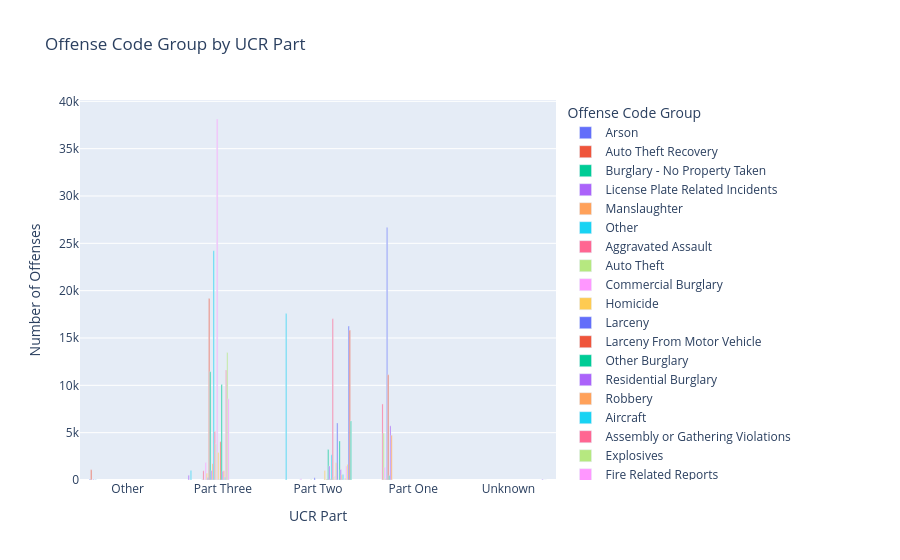

Write notebook code for a chart like this one.
### Code cell
# Create a bar chart using Plotly
fig = px.bar(offense_group_by_ucr, x='UCR_PART', y='Count', color='OFFENSE_CODE_GROUP',
             title='Offense Code Group by UCR Part',
             labels={'UCR_PART': 'UCR Part', 'Count': 'Number of Offenses', 'OFFENSE_CODE_GROUP': 'Offense Code Group'},
             barmode='group')

# Show the plot
fig.show()

### Figure 1 — Plotly figure (JSON) as saved in the notebook; plotly's stock layout.template omitted (floating-point values rounded to 4 significant figures)
{"data": [{"alignmentgroup": "True", "hovertemplate": "Offense Code Group=Arson<br>UCR Part=%{x}<br>Number of Offenses=%{y}<extra></extra>", "legendgroup": "Arson", "marker": {"color": "#636efa", "pattern": {"shape": ""}}, "name": "Arson", "offsetgroup": "Arson", "orientation": "v", "showlegend": true, "textposition": "auto", "type": "bar", "x": ["Other"], "xaxis": "x", "y": [95], "yaxis": "y"}, {"alignmentgroup": "True", "hovertemplate": "Offense Code Group=Auto Theft Recovery<br>UCR Part=%{x}<br>Number of Offenses=%{y}<extra></extra>", "legendgroup": "Auto Theft Recovery", "marker": {"color": "#EF553B", "pattern": {"shape": ""}}, "name": "Auto Theft Recovery", "offsetgroup": "Auto Theft Recovery", "orientation": "v", "showlegend": true, "textposition": "auto", "type": "bar", "x": ["Other"], "xaxis": "x", "y": [1082], "yaxis": "y"}, {"alignmentgroup": "True", "hovertemplate": "Offense Code Group=Burglary - No Property Taken<br>UCR Part=%{x}<br>Number of Offenses=%{y}<extra></extra>", "legendgroup": "Burglary - No Property Taken", "marker": {"color": "#00cc96", "pattern": {"shape": ""}}, "name": "Burglary - No Property Taken", "offsetgroup": "Burglary - No Property Taken", "orientation": "v", "showlegend": true, "textposition": "auto", "type": "bar", "x": ["Other"], "xaxis": "x", "y": [2], "yaxis": "y"}, {"alignmentgroup": "True", "hovertemplate": "Offense Code Group=License Plate Related Incidents<br>UCR Part=%{x}<br>Number of Offenses=%{y}<extra></extra>", "legendgroup": "License Plate Related Incidents", "marker": {"color": "#ab63fa", "pattern": {"shape": ""}}, "name": "License Plate Related Incidents", "offsetgroup": "License Plate Related Incidents", "orientation": "v", "showlegend": true, "textposition": "auto", "type": "bar", "x": ["Other", "Part Three"], "xaxis": "x", "y": [71, 509], "yaxis": "y"}, {"alignmentgroup": "True", "hovertemplate": "Offense Code Group=Manslaughter<br>UCR Part=%{x}<br>Number of Offenses=%{y}<extra></extra>", "legendgroup": "Manslaughter", "marker": {"color": "#FFA15A", "pattern": {"shape": ""}}, "name": "Manslaughter", "offsetgroup": "Manslaughter", "orientation": "v", "showlegend": true, "textposition": "auto", "type": "bar", "x": ["Other"], "xaxis": "x", "y": [9], "yaxis": "y"}, {"alignmentgroup": "True", "hovertemplate": "Offense Code Group=Other<br>UCR Part=%{x}<br>Number of Offenses=%{y}<extra></extra>", "legendgroup": "Other", "marker": {"color": "#19d3f3", "pattern": {"shape": ""}}, "name": "Other", "offsetgroup": "Other", "orientation": "v", "showlegend": true, "textposition": "auto", "type": "bar", "x": ["Other", "Part Three", "Part Two"], "xaxis": "x", "y": [26, 1005, 17581], "yaxis": "y"}, {"alignmentgroup": "True", "hovertemplate": "Offense Code Group=Aggravated Assault<br>UCR Part=%{x}<br>Number of Offenses=%{y}<extra></extra>", "legendgroup": "Aggravated Assault", "marker": {"color": "#FF6692", "pattern": {"shape": ""}}, "name": "Aggravated Assault", "offsetgroup": "Aggravated Assault", "orientation": "v", "showlegend": true, "textposition": "auto", "type": "bar", "x": ["Part One"], "xaxis": "x", "y": [8033], "yaxis": "y"}, {"alignmentgroup": "True", "hovertemplate": "Offense Code Group=Auto Theft<br>UCR Part=%{x}<br>Number of Offenses=%{y}<extra></extra>", "legendgroup": "Auto Theft", "marker": {"color": "#B6E880", "pattern": {"shape": ""}}, "name": "Auto Theft", "offsetgroup": "Auto Theft", "orientation": "v", "showlegend": true, "textposition": "auto", "type": "bar", "x": ["Part One"], "xaxis": "x", "y": [4954], "yaxis": "y"}, {"alignmentgroup": "True", "hovertemplate": "Offense Code Group=Commercial Burglary<br>UCR Part=%{x}<br>Number of Offenses=%{y}<extra></extra>", "legendgroup": "Commercial Burglary", "marker": {"color": "#FF97FF", "pattern": {"shape": ""}}, "name": "Commercial Burglary", "offsetgroup": "Commercial Burglary", "orientation": "v", "showlegend": true, "textposition": "auto", "type": "bar", "x": ["Part One"], "xaxis": "x", "y": [1353], "yaxis": "y"}, {"alignmentgroup": "True", "hovertemplate": "Offense Code Group=Homicide<br>UCR Part=%{x}<br>Number of Offenses=%{y}<extra></extra>", "legendgroup": "Homicide", "marker": {"color": "#FECB52", "pattern": {"shape": ""}}, "name": "Homicide", "offsetgroup": "Homicide", "orientation": "v", "showlegend": true, "textposition": "auto", "type": "bar", "x": ["Part One"], "xaxis": "x", "y": [165], "yaxis": "y"}, {"alignmentgroup": "True", "hovertemplate": "Offense Code Group=Larceny<br>UCR Part=%{x}<br>Number of Offenses=%{y}<extra></extra>", "legendgroup": "Larceny", "marker": {"color": "#636efa", "pattern": {"shape": ""}}, "name": "Larceny", "offsetgroup": "Larceny", "orientation": "v", "showlegend": true, "textposition": "auto", "type": "bar", "x": ["Part One"], "xaxis": "x", "y": [26670], "yaxis": "y"}, {"alignmentgroup": "True", "hovertemplate": "Offense Code Group=Larceny From Motor Vehicle<br>UCR Part=%{x}<br>Number of Offenses=%{y}<extra></extra>", "legendgroup": "Larceny From Motor Vehicle", "marker": {"color": "#EF553B", "pattern": {"shape": ""}}, "name": "Larceny From Motor Vehicle", "offsetgroup": "Larceny From Motor Vehicle", "orientation": "v", "showlegend": true, "textposition": "auto", "type": "bar", "x": ["Part One"], "xaxis": "x", "y": [11120], "yaxis": "y"}, {"alignmentgroup": "True", "hovertemplate": "Offense Code Group=Other Burglary<br>UCR Part=%{x}<br>Number of Offenses=%{y}<extra></extra>", "legendgroup": "Other Burglary", "marker": {"color": "#00cc96", "pattern": {"shape": ""}}, "name": "Other Burglary", "offsetgroup": "Other Burglary", "orientation": "v", "showlegend": true, "textposition": "auto", "type": "bar", "x": ["Part One"], "xaxis": "x", "y": [473], "yaxis": "y"}, {"alignmentgroup": "True", "hovertemplate": "Offense Code Group=Residential Burglary<br>UCR Part=%{x}<br>Number of Offenses=%{y}<extra></extra>", "legendgroup": "Residential Burglary", "marker": {"color": "#ab63fa", "pattern": {"shape": ""}}, "name": "Residential Burglary", "offsetgroup": "Residential Burglary", "orientation": "v", "showlegend": true, "textposition": "auto", "type": "bar", "x": ["Part One"], "xaxis": "x", "y": [5723], "yaxis": "y"}, {"alignmentgroup": "True", "hovertemplate": "Offense Code Group=Robbery<br>UCR Part=%{x}<br>Number of Offenses=%{y}<extra></extra>", "legendgroup": "Robbery", "marker": {"color": "#FFA15A", "pattern": {"shape": ""}}, "name": "Robbery", "offsetgroup": "Robbery", "orientation": "v", "showlegend": true, "textposition": "auto", "type": "bar", "x": ["Part One"], "xaxis": "x", "y": [4740], "yaxis": "y"}, {"alignmentgroup": "True", "hovertemplate": "Offense Code Group=Aircraft<br>UCR Part=%{x}<br>Number of Offenses=%{y}<extra></extra>", "legendgroup": "Aircraft", "marker": {"color": "#19d3f3", "pattern": {"shape": ""}}, "name": "Aircraft", "offsetgroup": "Aircraft", "orientation": "v", "showlegend": true, "textposition": "auto", "type": "bar", "x": ["Part Three"], "xaxis": "x", "y": [37], "yaxis": "y"}, {"alignmentgroup": "True", "hovertemplate": "Offense Code Group=Assembly or Gathering Violations<br>UCR Part=%{x}<br>Number of Offenses=%{y}<extra></extra>", "legendgroup": "Assembly or Gathering Violations", "marker": {"color": "#FF6692", "pattern": {"shape": ""}}, "name": "Assembly or Gathering Violations", "offsetgroup": "Assembly or Gathering Violations", "orientation": "v", "showlegend": true, "textposition": "auto", "type": "bar", "x": ["Part Three"], "xaxis": "x", "y": [977], "yaxis": "y"}, {"alignmentgroup": "True", "hovertemplate": "Offense Code Group=Explosives<br>UCR Part=%{x}<br>Number of Offenses=%{y}<extra></extra>", "legendgroup": "Explosives", "marker": {"color": "#B6E880", "pattern": {"shape": ""}}, "name": "Explosives", "offsetgroup": "Explosives", "orientation": "v", "showlegend": true, "textposition": "auto", "type": "bar", "x": ["Part Three", "Part Two"], "xaxis": "x", "y": [14, 13], "yaxis": "y"}, {"alignmentgroup": "True", "hovertemplate": "Offense Code Group=Fire Related Reports<br>UCR Part=%{x}<br>Number of Offenses=%{y}<extra></extra>", "legendgroup": "Fire Related Reports", "marker": {"color": "#FF97FF", "pattern": {"shape": ""}}, "name": "Fire Related Reports", "offsetgroup": "Fire Related Reports", "orientation": "v", "showlegend": true, "textposition": "auto", "type": "bar", "x": ["Part Three", "Part Two"], "xaxis": "x", "y": [1843, 127], "yaxis": "y"}, {"alignmentgroup": "True", "hovertemplate": "Offense Code Group=Firearm Discovery<br>UCR Part=%{x}<br>Number of Offenses=%{y}<extra></extra>", "legendgroup": "Firearm Discovery", "marker": {"color": "#FECB52", "pattern": {"shape": ""}}, "name": "Firearm Discovery", "offsetgroup": "Firearm Discovery", "orientation": "v", "showlegend": true, "textposition": "auto", "type": "bar", "x": ["Part Three"], "xaxis": "x", "y": [712], "yaxis": "y"}, {"alignmentgroup": "True", "hovertemplate": "Offense Code Group=Harbor Related Incidents<br>UCR Part=%{x}<br>Number of Offenses=%{y}<extra></extra>", "legendgroup": "Harbor Related Incidents", "marker": {"color": "#636efa", "pattern": {"shape": ""}}, "name": "Harbor Related Incidents", "offsetgroup": "Harbor Related Incidents", "orientation": "v", "showlegend": true, "textposition": "auto", "type": "bar", "x": ["Part Three"], "xaxis": "x", "y": [232], "yaxis": "y"}, {"alignmentgroup": "True", "hovertemplate": "Offense Code Group=Investigate Person<br>UCR Part=%{x}<br>Number of Offenses=%{y}<extra></extra>", "legendgroup": "Investigate Person", "marker": {"color": "#EF553B", "pattern": {"shape": ""}}, "name": "Investigate Person", "offsetgroup": "Investigate Person", "orientation": "v", "showlegend": true, "textposition": "auto", "type": "bar", "x": ["Part Three"], "xaxis": "x", "y": [19176], "yaxis": "y"}, {"alignmentgroup": "True", "hovertemplate": "Offense Code Group=Investigate Property<br>UCR Part=%{x}<br>Number of Offenses=%{y}<extra></extra>", "legendgroup": "Investigate Property", "marker": {"color": "#00cc96", "pattern": {"shape": ""}}, "name": "Investigate Property", "offsetgroup": "Investigate Property", "orientation": "v", "showlegend": true, "textposition": "auto", "type": "bar", "x": ["Part Three"], "xaxis": "x", "y": [11443], "yaxis": "y"}, {"alignmentgroup": "True", "hovertemplate": "Offense Code Group=Landlord/Tenant Disputes<br>UCR Part=%{x}<br>Number of Offenses=%{y}<extra></extra>", "legendgroup": "Landlord/Tenant Disputes", "marker": {"color": "#ab63fa", "pattern": {"shape": ""}}, "name": "Landlord/Tenant Disputes", "offsetgroup": "Landlord/Tenant Disputes", "orientation": "v", "showlegend": true, "textposition": "auto", "type": "bar", "x": ["Part Three"], "xaxis": "x", "y": [1003], "yaxis": "y"}, {"alignmentgroup": "True", "hovertemplate": "Offense Code Group=License Violation<br>UCR Part=%{x}<br>Number of Offenses=%{y}<extra></extra>", "legendgroup": "License Violation", "marker": {"color": "#FFA15A", "pattern": {"shape": ""}}, "name": "License Violation", "offsetgroup": "License Violation", "orientation": "v", "showlegend": true, "textposition": "auto", "type": "bar", "x": ["Part Three"], "xaxis": "x", "y": [1728], "yaxis": "y"}, {"alignmentgroup": "True", "hovertemplate": "Offense Code Group=Medical Assistance<br>UCR Part=%{x}<br>Number of Offenses=%{y}<extra></extra>", "legendgroup": "Medical Assistance", "marker": {"color": "#19d3f3", "pattern": {"shape": ""}}, "name": "Medical Assistance", "offsetgroup": "Medical Assistance", "orientation": "v", "showlegend": true, "textposition": "auto", "type": "bar", "x": ["Part Three"], "xaxis": "x", "y": [24226], "yaxis": "y"}, {"alignmentgroup": "True", "hovertemplate": "Offense Code Group=Missing Person Located<br>UCR Part=%{x}<br>Number of Offenses=%{y}<extra></extra>", "legendgroup": "Missing Person Located", "marker": {"color": "#FF6692", "pattern": {"shape": ""}}, "name": "Missing Person Located", "offsetgroup": "Missing Person Located", "orientation": "v", "showlegend": true, "textposition": "auto", "type": "bar", "x": ["Part Three"], "xaxis": "x", "y": [5133], "yaxis": "y"}, {"alignmentgroup": "True", "hovertemplate": "Offense Code Group=Missing Person Reported<br>UCR Part=%{x}<br>Number of Offenses=%{y}<extra></extra>", "legendgroup": "Missing Person Reported", "marker": {"color": "#B6E880", "pattern": {"shape": ""}}, "name": "Missing Person Reported", "offsetgroup": "Missing Person Reported", "orientation": "v", "showlegend": true, "textposition": "auto", "type": "bar", "x": ["Part Three", "Part Two"], "xaxis": "x", "y": [3815, 32], "yaxis": "y"}, {"alignmentgroup": "True", "hovertemplate": "Offense Code Group=Motor Vehicle Accident Response<br>UCR Part=%{x}<br>Number of Offenses=%{y}<extra></extra>", "legendgroup": "Motor Vehicle Accident Response", "marker": {"color": "#FF97FF", "pattern": {"shape": ""}}, "name": "Motor Vehicle Accident Response", "offsetgroup": "Motor Vehicle Accident Response", "orientation": "v", "showlegend": true, "textposition": "auto", "type": "bar", "x": ["Part Three"], "xaxis": "x", "y": [38134], "yaxis": "y"}, {"alignmentgroup": "True", "hovertemplate": "Offense Code Group=Police Service Incidents<br>UCR Part=%{x}<br>Number of Offenses=%{y}<extra></extra>", "legendgroup": "Police Service Incidents", "marker": {"color": "#FECB52", "pattern": {"shape": ""}}, "name": "Police Service Incidents", "offsetgroup": "Police Service Incidents", "orientation": "v", "showlegend": true, "textposition": "auto", "type": "bar", "x": ["Part Three"], "xaxis": "x", "y": [2900], "yaxis": "y"}, {"alignmentgroup": "True", "hovertemplate": "Offense Code Group=Prisoner Related Incidents<br>UCR Part=%{x}<br>Number of Offenses=%{y}<extra></extra>", "legendgroup": "Prisoner Related Incidents", "marker": {"color": "#636efa", "pattern": {"shape": ""}}, "name": "Prisoner Related Incidents", "offsetgroup": "Prisoner Related Incidents", "orientation": "v", "showlegend": true, "textposition": "auto", "type": "bar", "x": ["Part Three", "Part Two"], "xaxis": "x", "y": [23, 242], "yaxis": "y"}, {"alignmentgroup": "True", "hovertemplate": "Offense Code Group=Property Found<br>UCR Part=%{x}<br>Number of Offenses=%{y}<extra></extra>", "legendgroup": "Property Found", "marker": {"color": "#EF553B", "pattern": {"shape": ""}}, "name": "Property Found", "offsetgroup": "Property Found", "orientation": "v", "showlegend": true, "textposition": "auto", "type": "bar", "x": ["Part Three"], "xaxis": "x", "y": [4051], "yaxis": "y"}, {"alignmentgroup": "True", "hovertemplate": "Offense Code Group=Property Lost<br>UCR Part=%{x}<br>Number of Offenses=%{y}<extra></extra>", "legendgroup": "Property Lost", "marker": {"color": "#00cc96", "pattern": {"shape": ""}}, "name": "Property Lost", "offsetgroup": "Property Lost", "orientation": "v", "showlegend": true, "textposition": "auto", "type": "bar", "x": ["Part Three"], "xaxis": "x", "y": [10077], "yaxis": "y"}, {"alignmentgroup": "True", "hovertemplate": "Offense Code Group=Property Related Damage<br>UCR Part=%{x}<br>Number of Offenses=%{y}<extra></extra>", "legendgroup": "Property Related Damage", "marker": {"color": "#ab63fa", "pattern": {"shape": ""}}, "name": "Property Related Damage", "offsetgroup": "Property Related Damage", "orientation": "v", "showlegend": true, "textposition": "auto", "type": "bar", "x": ["Part Three"], "xaxis": "x", "y": [931], "yaxis": "y"}, {"alignmentgroup": "True", "hovertemplate": "Offense Code Group=Search Warrants<br>UCR Part=%{x}<br>Number of Offenses=%{y}<extra></extra>", "legendgroup": "Search Warrants", "marker": {"color": "#FFA15A", "pattern": {"shape": ""}}, "name": "Search Warrants", "offsetgroup": "Search Warrants", "orientation": "v", "showlegend": true, "textposition": "auto", "type": "bar", "x": ["Part Three"], "xaxis": "x", "y": [981], "yaxis": "y"}, {"alignmentgroup": "True", "hovertemplate": "Offense Code Group=Service<br>UCR Part=%{x}<br>Number of Offenses=%{y}<extra></extra>", "legendgroup": "Service", "marker": {"color": "#19d3f3", "pattern": {"shape": ""}}, "name": "Service", "offsetgroup": "Service", "orientation": "v", "showlegend": true, "textposition": "auto", "type": "bar", "x": ["Part Three"], "xaxis": "x", "y": [289], "yaxis": "y"}, {"alignmentgroup": "True", "hovertemplate": "Offense Code Group=Towed<br>UCR Part=%{x}<br>Number of Offenses=%{y}<extra></extra>", "legendgroup": "Towed", "marker": {"color": "#FF6692", "pattern": {"shape": ""}}, "name": "Towed", "offsetgroup": "Towed", "orientation": "v", "showlegend": true, "textposition": "auto", "type": "bar", "x": ["Part Three"], "xaxis": "x", "y": [11632], "yaxis": "y"}, {"alignmentgroup": "True", "hovertemplate": "Offense Code Group=Verbal Disputes<br>UCR Part=%{x}<br>Number of Offenses=%{y}<extra></extra>", "legendgroup": "Verbal Disputes", "marker": {"color": "#B6E880", "pattern": {"shape": ""}}, "name": "Verbal Disputes", "offsetgroup": "Verbal Disputes", "orientation": "v", "showlegend": true, "textposition": "auto", "type": "bar", "x": ["Part Three"], "xaxis": "x", "y": [13478], "yaxis": "y"}, {"alignmentgroup": "True", "hovertemplate": "Offense Code Group=Warrant Arrests<br>UCR Part=%{x}<br>Number of Offenses=%{y}<extra></extra>", "legendgroup": "Warrant Arrests", "marker": {"color": "#FF97FF", "pattern": {"shape": ""}}, "name": "Warrant Arrests", "offsetgroup": "Warrant Arrests", "orientation": "v", "showlegend": true, "textposition": "auto", "type": "bar", "x": ["Part Three"], "xaxis": "x", "y": [8579], "yaxis": "y"}, {"alignmentgroup": "True", "hovertemplate": "Offense Code Group=Ballistics<br>UCR Part=%{x}<br>Number of Offenses=%{y}<extra></extra>", "legendgroup": "Ballistics", "marker": {"color": "#FECB52", "pattern": {"shape": ""}}, "name": "Ballistics", "offsetgroup": "Ballistics", "orientation": "v", "showlegend": true, "textposition": "auto", "type": "bar", "x": ["Part Two"], "xaxis": "x", "y": [1007], "yaxis": "y"}, {"alignmentgroup": "True", "hovertemplate": "Offense Code Group=Biological Threat<br>UCR Part=%{x}<br>Number of Offenses=%{y}<extra></extra>", "legendgroup": "Biological Threat", "marker": {"color": "#636efa", "pattern": {"shape": ""}}, "name": "Biological Threat", "offsetgroup": "Biological Threat", "orientation": "v", "showlegend": true, "textposition": "auto", "type": "bar", "x": ["Part Two"], "xaxis": "x", "y": [2], "yaxis": "y"}, {"alignmentgroup": "True", "hovertemplate": "Offense Code Group=Bomb Hoax<br>UCR Part=%{x}<br>Number of Offenses=%{y}<extra></extra>", "legendgroup": "Bomb Hoax", "marker": {"color": "#EF553B", "pattern": {"shape": ""}}, "name": "Bomb Hoax", "offsetgroup": "Bomb Hoax", "orientation": "v", "showlegend": true, "textposition": "auto", "type": "bar", "x": ["Part Two"], "xaxis": "x", "y": [77], "yaxis": "y"}, {"alignmentgroup": "True", "hovertemplate": "Offense Code Group=Confidence Games<br>UCR Part=%{x}<br>Number of Offenses=%{y}<extra></extra>", "legendgroup": "Confidence Games", "marker": {"color": "#00cc96", "pattern": {"shape": ""}}, "name": "Confidence Games", "offsetgroup": "Confidence Games", "orientation": "v", "showlegend": true, "textposition": "auto", "type": "bar", "x": ["Part Two"], "xaxis": "x", "y": [3225], "yaxis": "y"}, {"alignmentgroup": "True", "hovertemplate": "Offense Code Group=Counterfeiting<br>UCR Part=%{x}<br>Number of Offenses=%{y}<extra></extra>", "legendgroup": "Counterfeiting", "marker": {"color": "#ab63fa", "pattern": {"shape": ""}}, "name": "Counterfeiting", "offsetgroup": "Counterfeiting", "orientation": "v", "showlegend": true, "textposition": "auto", "type": "bar", "x": ["Part Two"], "xaxis": "x", "y": [1489], "yaxis": "y"}, {"alignmentgroup": "True", "hovertemplate": "Offense Code Group=Criminal Harassment<br>UCR Part=%{x}<br>Number of Offenses=%{y}<extra></extra>", "legendgroup": "Criminal Harassment", "marker": {"color": "#FFA15A", "pattern": {"shape": ""}}, "name": "Criminal Harassment", "offsetgroup": "Criminal Harassment", "orientation": "v", "showlegend": true, "textposition": "auto", "type": "bar", "x": ["Part Two"], "xaxis": "x", "y": [135], "yaxis": "y"}, {"alignmentgroup": "True", "hovertemplate": "Offense Code Group=Disorderly Conduct<br>UCR Part=%{x}<br>Number of Offenses=%{y}<extra></extra>", "legendgroup": "Disorderly Conduct", "marker": {"color": "#19d3f3", "pattern": {"shape": ""}}, "name": "Disorderly Conduct", "offsetgroup": "Disorderly Conduct", "orientation": "v", "showlegend": true, "textposition": "auto", "type": "bar", "x": ["Part Two"], "xaxis": "x", "y": [2665], "yaxis": "y"}, {"alignmentgroup": "True", "hovertemplate": "Offense Code Group=Drug Violation<br>UCR Part=%{x}<br>Number of Offenses=%{y}<extra></extra>", "legendgroup": "Drug Violation", "marker": {"color": "#FF6692", "pattern": {"shape": ""}}, "name": "Drug Violation", "offsetgroup": "Drug Violation", "orientation": "v", "showlegend": true, "textposition": "auto", "type": "bar", "x": ["Part Two"], "xaxis": "x", "y": [17037], "yaxis": "y"}, {"alignmentgroup": "True", "hovertemplate": "Offense Code Group=Embezzlement<br>UCR Part=%{x}<br>Number of Offenses=%{y}<extra></extra>", "legendgroup": "Embezzlement", "marker": {"color": "#B6E880", "pattern": {"shape": ""}}, "name": "Embezzlement", "offsetgroup": "Embezzlement", "orientation": "v", "showlegend": true, "textposition": "auto", "type": "bar", "x": ["Part Two"], "xaxis": "x", "y": [309], "yaxis": "y"}, {"alignmentgroup": "True", "hovertemplate": "Offense Code Group=Evading Fare<br>UCR Part=%{x}<br>Number of Offenses=%{y}<extra></extra>", "legendgroup": "Evading Fare", "marker": {"color": "#FF97FF", "pattern": {"shape": ""}}, "name": "Evading Fare", "offsetgroup": "Evading Fare", "orientation": "v", "showlegend": true, "textposition": "auto", "type": "bar", "x": ["Part Two"], "xaxis": "x", "y": [419], "yaxis": "y"}, {"alignmentgroup": "True", "hovertemplate": "Offense Code Group=Firearm Violations<br>UCR Part=%{x}<br>Number of Offenses=%{y}<extra></extra>", "legendgroup": "Firearm Violations", "marker": {"color": "#FECB52", "pattern": {"shape": ""}}, "name": "Firearm Violations", "offsetgroup": "Firearm Violations", "orientation": "v", "showlegend": true, "textposition": "auto", "type": "bar", "x": ["Part Two"], "xaxis": "x", "y": [1819], "yaxis": "y"}, {"alignmentgroup": "True", "hovertemplate": "Offense Code Group=Fraud<br>UCR Part=%{x}<br>Number of Offenses=%{y}<extra></extra>", "legendgroup": "Fraud", "marker": {"color": "#636efa", "pattern": {"shape": ""}}, "name": "Fraud", "offsetgroup": "Fraud", "orientation": "v", "showlegend": true, "textposition": "auto", "type": "bar", "x": ["Part Two"], "xaxis": "x", "y": [6033], "yaxis": "y"}, {"alignmentgroup": "True", "hovertemplate": "Offense Code Group=Gambling<br>UCR Part=%{x}<br>Number of Offenses=%{y}<extra></extra>", "legendgroup": "Gambling", "marker": {"color": "#EF553B", "pattern": {"shape": ""}}, "name": "Gambling", "offsetgroup": "Gambling", "orientation": "v", "showlegend": true, "textposition": "auto", "type": "bar", "x": ["Part Two"], "xaxis": "x", "y": [8], "yaxis": "y"}, {"alignmentgroup": "True", "hovertemplate": "Offense Code Group=Harassment<br>UCR Part=%{x}<br>Number of Offenses=%{y}<extra></extra>", "legendgroup": "Harassment", "marker": {"color": "#00cc96", "pattern": {"shape": ""}}, "name": "Harassment", "offsetgroup": "Harassment", "orientation": "v", "showlegend": true, "textposition": "auto", "type": "bar", "x": ["Part Two"], "xaxis": "x", "y": [4128], "yaxis": "y"}, {"alignmentgroup": "True", "hovertemplate": "Offense Code Group=Liquor Violation<br>UCR Part=%{x}<br>Number of Offenses=%{y}<extra></extra>", "legendgroup": "Liquor Violation", "marker": {"color": "#ab63fa", "pattern": {"shape": ""}}, "name": "Liquor Violation", "offsetgroup": "Liquor Violation", "orientation": "v", "showlegend": true, "textposition": "auto", "type": "bar", "x": ["Part Two"], "xaxis": "x", "y": [1108], "yaxis": "y"}, {"alignmentgroup": "True", "hovertemplate": "Offense Code Group=Offenses Against Child / Family<br>UCR Part=%{x}<br>Number of Offenses=%{y}<extra></extra>", "legendgroup": "Offenses Against Child / Family", "marker": {"color": "#FFA15A", "pattern": {"shape": ""}}, "name": "Offenses Against Child / Family", "offsetgroup": "Offenses Against Child / Family", "orientation": "v", "showlegend": true, "textposition": "auto", "type": "bar", "x": ["Part Two"], "xaxis": "x", "y": [553], "yaxis": "y"}, {"alignmentgroup": "True", "hovertemplate": "Offense Code Group=Operating Under the Influence<br>UCR Part=%{x}<br>Number of Offenses=%{y}<extra></extra>", "legendgroup": "Operating Under the Influence", "marker": {"color": "#19d3f3", "pattern": {"shape": ""}}, "name": "Operating Under the Influence", "offsetgroup": "Operating Under the Influence", "orientation": "v", "showlegend": true, "textposition": "auto", "type": "bar", "x": ["Part Two"], "xaxis": "x", "y": [582], "yaxis": "y"}, {"alignmentgroup": "True", "hovertemplate": "Offense Code Group=Phone Call Complaints<br>UCR Part=%{x}<br>Number of Offenses=%{y}<extra></extra>", "legendgroup": "Phone Call Complaints", "marker": {"color": "#FF6692", "pattern": {"shape": ""}}, "name": "Phone Call Complaints", "offsetgroup": "Phone Call Complaints", "orientation": "v", "showlegend": true, "textposition": "auto", "type": "bar", "x": ["Part Two"], "xaxis": "x", "y": [33], "yaxis": "y"}, {"alignmentgroup": "True", "hovertemplate": "Offense Code Group=Prostitution<br>UCR Part=%{x}<br>Number of Offenses=%{y}<extra></extra>", "legendgroup": "Prostitution", "marker": {"color": "#B6E880", "pattern": {"shape": ""}}, "name": "Prostitution", "offsetgroup": "Prostitution", "orientation": "v", "showlegend": true, "textposition": "auto", "type": "bar", "x": ["Part Two"], "xaxis": "x", "y": [213], "yaxis": "y"}, {"alignmentgroup": "True", "hovertemplate": "Offense Code Group=Recovered Stolen Property<br>UCR Part=%{x}<br>Number of Offenses=%{y}<extra></extra>", "legendgroup": "Recovered Stolen Property", "marker": {"color": "#FF97FF", "pattern": {"shape": ""}}, "name": "Recovered Stolen Property", "offsetgroup": "Recovered Stolen Property", "orientation": "v", "showlegend": true, "textposition": "auto", "type": "bar", "x": ["Part Two"], "xaxis": "x", "y": [1489], "yaxis": "y"}, {"alignmentgroup": "True", "hovertemplate": "Offense Code Group=Restraining Order Violations<br>UCR Part=%{x}<br>Number of Offenses=%{y}<extra></extra>", "legendgroup": "Restraining Order Violations", "marker": {"color": "#FECB52", "pattern": {"shape": ""}}, "name": "Restraining Order Violations", "offsetgroup": "Restraining Order Violations", "orientation": "v", "showlegend": true, "textposition": "auto", "type": "bar", "x": ["Part Two"], "xaxis": "x", "y": [1658], "yaxis": "y"}, {"alignmentgroup": "True", "hovertemplate": "Offense Code Group=Simple Assault<br>UCR Part=%{x}<br>Number of Offenses=%{y}<extra></extra>", "legendgroup": "Simple Assault", "marker": {"color": "#636efa", "pattern": {"shape": ""}}, "name": "Simple Assault", "offsetgroup": "Simple Assault", "orientation": "v", "showlegend": true, "textposition": "auto", "type": "bar", "x": ["Part Two"], "xaxis": "x", "y": [16263], "yaxis": "y"}, {"alignmentgroup": "True", "hovertemplate": "Offense Code Group=Vandalism<br>UCR Part=%{x}<br>Number of Offenses=%{y}<extra></extra>", "legendgroup": "Vandalism", "marker": {"color": "#EF553B", "pattern": {"shape": ""}}, "name": "Vandalism", "offsetgroup": "Vandalism", "orientation": "v", "showlegend": true, "textposition": "auto", "type": "bar", "x": ["Part Two"], "xaxis": "x", "y": [15810], "yaxis": "y"}, {"alignmentgroup": "True", "hovertemplate": "Offense Code Group=Violations<br>UCR Part=%{x}<br>Number of Offenses=%{y}<extra></extra>", "legendgroup": "Violations", "marker": {"color": "#00cc96", "pattern": {"shape": ""}}, "name": "Violations", "offsetgroup": "Violations", "orientation": "v", "showlegend": true, "textposition": "auto", "type": "bar", "x": ["Part Two"], "xaxis": "x", "y": [6226], "yaxis": "y"}, {"alignmentgroup": "True", "hovertemplate": "Offense Code Group=HOME INVASION<br>UCR Part=%{x}<br>Number of Offenses=%{y}<extra></extra>", "legendgroup": "HOME INVASION", "marker": {"color": "#ab63fa", "pattern": {"shape": ""}}, "name": "HOME INVASION", "offsetgroup": "HOME INVASION", "orientation": "v", "showlegend": true, "textposition": "auto", "type": "bar", "x": ["Unknown"], "xaxis": "x", "y": [80], "yaxis": "y"}, {"alignmentgroup": "True", "hovertemplate": "Offense Code Group=HUMAN TRAFFICKING<br>UCR Part=%{x}<br>Number of Offenses=%{y}<extra></extra>", "legendgroup": "HUMAN TRAFFICKING", "marker": {"color": "#FFA15A", "pattern": {"shape": ""}}, "name": "HUMAN TRAFFICKING", "offsetgroup": "HUMAN TRAFFICKING", "orientation": "v", "showlegend": true, "textposition": "auto", "type": "bar", "x": ["Unknown"], "xaxis": "x", "y": [7], "yaxis": "y"}, {"alignmentgroup": "True", "hovertemplate": "Offense Code Group=HUMAN TRAFFICKING - INVOLUNTARY SERVITUDE<br>UCR Part=%{x}<br>Number of Offenses=%{y}<extra></extra>", "legendgroup": "HUMAN TRAFFICKING - INVOLUNTARY SERVITUDE", "marker": {"color": "#19d3f3", "pattern": {"shape": ""}}, "name": "HUMAN TRAFFICKING - INVOLUNTARY SERVITUDE", "offsetgroup": "HUMAN TRAFFICKING - INVOLUNTARY SERVITUDE", "orientation": "v", "showlegend": true, "textposition": "auto", "type": "bar", "x": ["Unknown"], "xaxis": "x", "y": [2], "yaxis": "y"}, {"alignmentgroup": "True", "hovertemplate": "Offense Code Group=INVESTIGATE PERSON<br>UCR Part=%{x}<br>Number of Offenses=%{y}<extra></extra>", "legendgroup": "INVESTIGATE PERSON", "marker": {"color": "#FF6692", "pattern": {"shape": ""}}, "name": "INVESTIGATE PERSON", "offsetgroup": "INVESTIGATE PERSON", "orientation": "v", "showlegend": true, "textposition": "auto", "type": "bar", "x": ["Unknown"], "xaxis": "x", "y": [4], "yaxis": "y"}], "layout": {"autosize": true, "barmode": "group", "legend": {"title": {"text": "Offense Code Group"}, "tracegroupgap": 0}, "title": {"text": "Offense Code Group by UCR Part"}, "xaxis": {"anchor": "y", "autorange": true, "domain": [0, 1], "range": [-0.5, 4.5], "title": {"text": "UCR Part"}, "type": "category"}, "yaxis": {"anchor": "x", "autorange": true, "domain": [0, 1], "range": [0, 40140.0], "title": {"text": "Number of Offenses"}, "type": "linear"}}}
